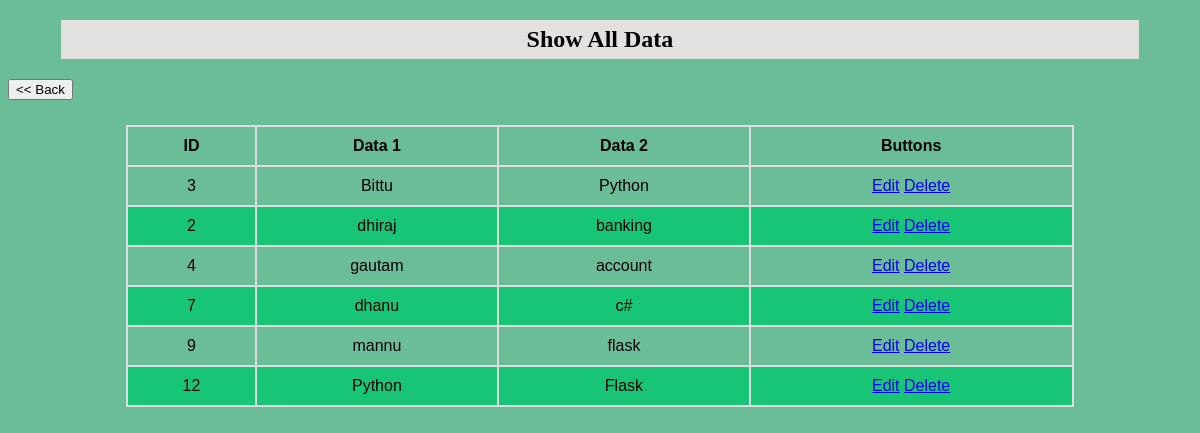
The page /show on the database as committed earlier.
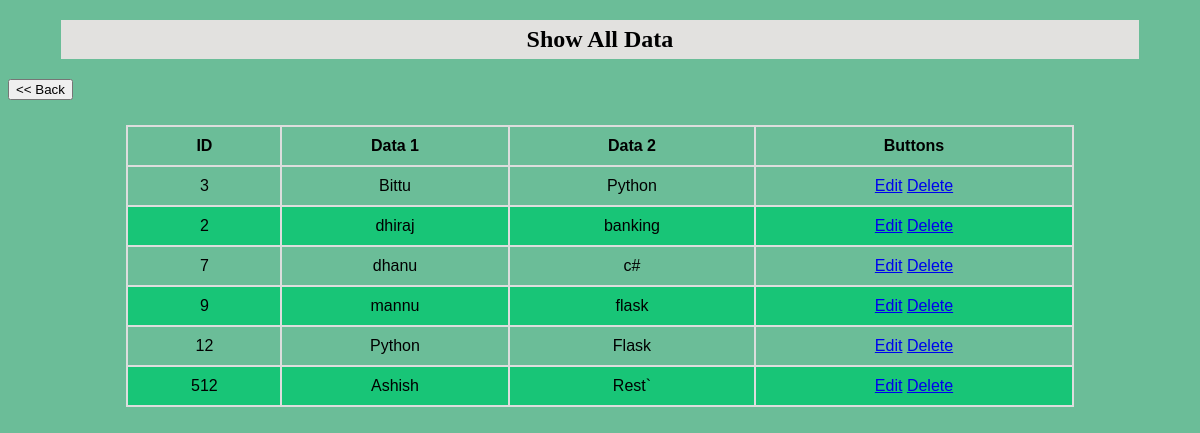
The same page on the database as committed later.
### Home/models.py (models this page shows, shortened)
class Entry(models.Model):
    ID =models.CharField(max_length=10, primary_key=True)
    data1 =models.CharField(max_length=50)
    data2 =models.CharField(max_length=50)

### Home/views.py (the view)
# urls.py: path('show',views.show),
def show(request):
    data=Entry.objects.all()
    return render(request,'show.html',{'data':data})

### templates/show.html (shortened to what this page needs)
<!DOCTYPE html>
{% load static %}
<html lang="en">
<head>
    <link rel="stylesheet" href="{% static 'show.css' %}">
</head>
<body>
    <h2 id="head">Show All Data</h2>
    <div id="SecondDiv">
        <form action="/">
            <input type="Submit" value="<< Back">
        </form>
    </div>
    <div id="OneDiv">
        <table>
            <thead>
                <th>ID</th>
                <th>Data 1</th>
                <th>Data 2</th>
                <th>Buttons</th>
            </thead>
            {% for d in data %}
                <tr>
                    <td>{{d.ID}}</td>
                    <td>{{d.data1}}</td>
                    <td>{{d.data2}}</td>
                    <td>
                        <a href="/edit?id={{d.ID}}">Edit</a>
                        <a href="/delete?id={{d.ID}}">Delete</a>
                    </td>
                </tr>
            {% endfor %}
        </table>
    </div>
</body>
</html>

### static/show.css (style rules this page uses)
body { background-color: rgb(107, 189, 152); }
#head { text-align: center; max-width: 90%; margin-left: 4.5%; padding: 0.5%; background-color: rgb(226, 225, 223); }
table { font-family: Arial, Helvetica, sans-serif; border-collapse: collapse; width: 80%; margin: 25px; margin-bottom: 35px; margin-left:10% ; }
td,th { border: 2px solid #dddddd; text-align: center; padding: 10px; }
tr:nth-child(even) { background-color: #18c577; }

Rows that differ between the two databases and show on the page:
removed Entry: ID "4", data1 "gautam", data2 "account"
added Entry: ID "512", data1 "Ashish", data2 "Rest`"
